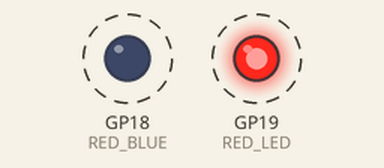
A program run on a simulated Raspberry Pi Pico running MicroPython. Shown: output pins drawn as LEDs (lit = HIGH). Wiring (from the project's diagram.json): blue LED on GP18, red LED on GP19. Dashed ring = blinking.

Above: at 0.12 s.
Timing chart, 0 to 3.0 s (numbered marks = the images above):
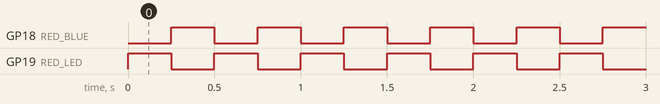

The program:

main.py
```python
import time
from machine import Pin

RED_LED = Pin(19, Pin.OUT)
RED_BLUE = Pin(18, Pin.OUT)

while True:
    current_value = RED_LED.value()
    RED_LED.value(not current_value)
    RED_BLUE.value(current_value)
    time.sleep(0.25)
```

Measured:
- by itself, GP18 (RED_BLUE), GP19 (RED_LED): alternates HIGH for 0.25 s and LOW for 0.25 s
